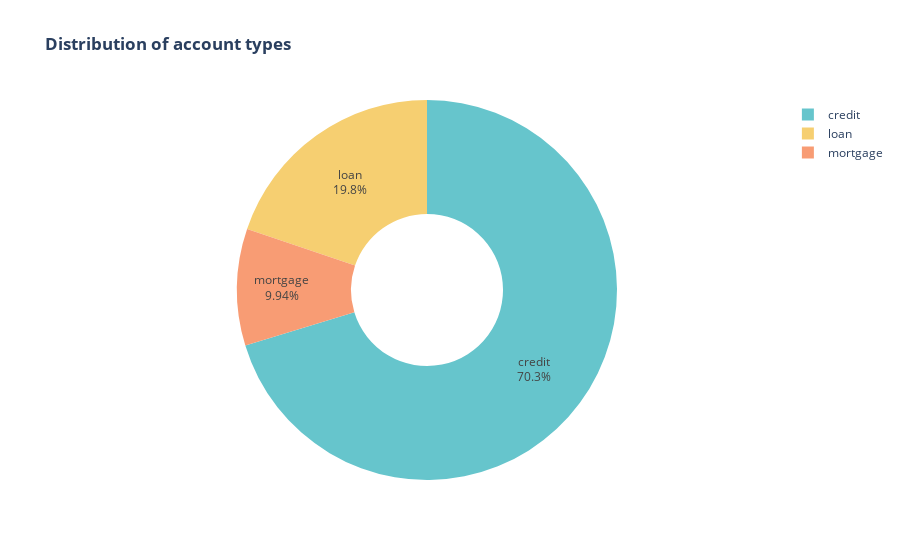

This figure's notebook cell:
### Markdown cell above
#### Distributions

### Code cell
import plotly.express as px

fig = px.pie(
    accounts,
    names='account_type',
    title='<b>Distribution of account types</b>',
    hole=0.4,
    color_discrete_sequence=px.colors.qualitative.Pastel
)
fig.update_traces(textposition='inside', textinfo='percent+label')
fig.show()

### Figure 1 — Plotly figure (JSON) as saved in the notebook; plotly's stock layout.template omitted (floating-point values rounded to 4 significant figures; data arrays with more than 128 entries replaced by an {"elided": "..."} marker saying what was removed)
{"data": [{"domain": {"x": [0.0, 1.0], "y": [0.0, 1.0]}, "hole": 0.4, "hovertemplate": "account_type=%{label}<extra></extra>", "labels": {"elided": "10015 str values"}, "legendgroup": "", "name": "", "showlegend": true, "type": "pie", "textinfo": "percent+label", "textposition": "inside"}], "layout": {"legend": {"tracegroupgap": 0}, "title": {"text": "<b>Distribution of account types</b>"}, "piecolorway": ["rgb(102, 197, 204)", "rgb(246, 207, 113)", "rgb(248, 156, 116)", "rgb(220, 176, 242)", "rgb(135, 197, 95)", "rgb(158, 185, 243)", "rgb(254, 136, 177)", "rgb(201, 219, 116)", "rgb(139, 224, 164)", "rgb(180, 151, 231)", "rgb(179, 179, 179)"]}}
